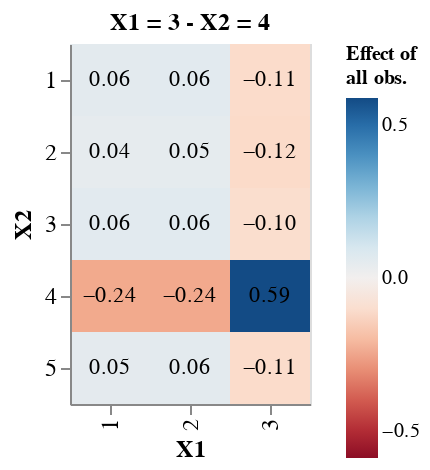

Notebook code cell kept with this figure:
### Code cell
index = np.argmax(np.abs(df_y.grad_y))
index_raked_1 = df_y.iloc[index].raked_1
index_raked_2 = df_y.iloc[index].raked_2
df_y_loc = df_y.loc[(df_y.raked_1==index_raked_1)&(df_y.raked_2==index_raked_2)]
max_scale = max(abs(df_y_loc['grad_y'].min()), abs(df_y_loc['grad_y'].max()))

base = alt.Chart(df_y_loc).encode(
    x=alt.X('X1:N', axis=alt.Axis(title='X1')),
    y=alt.Y('X2:N', axis=alt.Axis(title='X2')),
)

heatmap = base.mark_rect().encode(
    color=alt.Color('grad_y:Q',
        scale=alt.Scale(scheme='redblue', domain=[-max_scale, max_scale]),
        legend=alt.Legend(title=['Effect of', 'all obs.']))
)

text = base.mark_text(baseline='middle').encode(
    alt.Text('grad_y:Q', format='.2f')
)

chart = alt.layer(heatmap, text
).properties(
    title='X1 = ' + str(int(index_raked_1)) + ' - X2 = ' + str(int(index_raked_2)),
    width=120,
    height=180
).configure_title(
    fontSize=12
).configure_axis(
    labelFontSize=12,
    titleFontSize=12
).configure_legend(
    labelFontSize=10,
    titleFontSize=10
)
chart

### Figure 1 — Vega-Lite specification as saved in the notebook (floating-point values rounded to 4 significant figures)
{"config": {"view": {"continuousWidth": 300, "continuousHeight": 300}, "axis": {"labelFontSize": 12, "titleFontSize": 12}, "legend": {"labelFontSize": 10, "titleFontSize": 10}, "title": {"fontSize": 12}}, "layer": [{"mark": {"type": "rect"}, "encoding": {"color": {"field": "grad_y", "legend": {"title": ["Effect of", "all obs."]}, "scale": {"domain": [-0.5887, 0.5887], "scheme": "redblue"}, "type": "quantitative"}, "x": {"axis": {"title": "X1"}, "field": "X1", "type": "nominal"}, "y": {"axis": {"title": "X2"}, "field": "X2", "type": "nominal"}}}, {"mark": {"type": "text", "baseline": "middle"}, "encoding": {"text": {"field": "grad_y", "format": ".2f", "type": "quantitative"}, "x": {"axis": {"title": "X1"}, "field": "X1", "type": "nominal"}, "y": {"axis": {"title": "X2"}, "field": "X2", "type": "nominal"}}}], "data": {"name": "data-bc9eb569f9610876849046db7bbca4bf"}, "height": 180, "title": "X1 = 3 - X2 = 4", "width": 120, "$schema": "https://vega.github.io/schema/vega-lite/v5.17.0.json", "datasets": {"data-bc9eb569f9610876849046db7bbca4bf": [{"raked_1": 3, "raked_2": 4, "X1": 1, "X2": 1, "grad_y": 0.05535}, {"raked_1": 3, "raked_2": 4, "X1": 2, "X2": 1, "grad_y": 0.05889}, {"raked_1": 3, "raked_2": 4, "X1": 3, "X2": 1, "grad_y": -0.1121}, {"raked_1": 3, "raked_2": 4, "X1": 1, "X2": 2, "grad_y": 0.04419}, {"raked_1": 3, "raked_2": 4, "X1": 2, "X2": 2, "grad_y": 0.04749}, {"raked_1": 3, "raked_2": 4, "X1": 3, "X2": 2, "grad_y": -0.1167}, {"raked_1": 3, "raked_2": 4, "X1": 1, "X2": 3, "grad_y": 0.05933}, {"raked_1": 3, "raked_2": 4, "X1": 2, "X2": 3, "grad_y": 0.06286}, {"raked_1": 3, "raked_2": 4, "X1": 3, "X2": 3, "grad_y": -0.1026}, {"raked_1": 3, "raked_2": 4, "X1": 1, "X2": 4, "grad_y": -0.244}, {"raked_1": 3, "raked_2": 4, "X1": 2, "X2": 4, "grad_y": -0.2447}, {"raked_1": 3, "raked_2": 4, "X1": 3, "X2": 4, "grad_y": 0.5887}, {"raked_1": 3, "raked_2": 4, "X1": 1, "X2": 5, "grad_y": 0.05326}, {"raked_1": 3, "raked_2": 4, "X1": 2, "X2": 5, "grad_y": 0.05675}, {"raked_1": 3, "raked_2": 4, "X1": 3, "X2": 5, "grad_y": -0.1128}]}}
